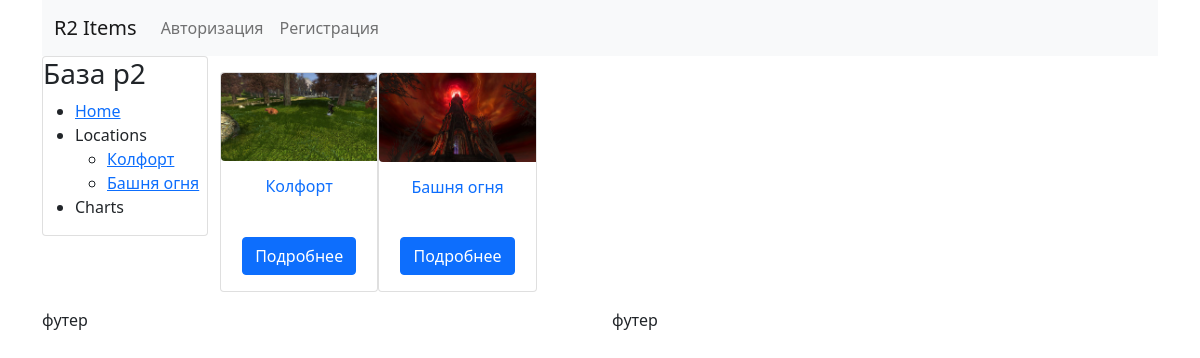
The app's page /, older data.
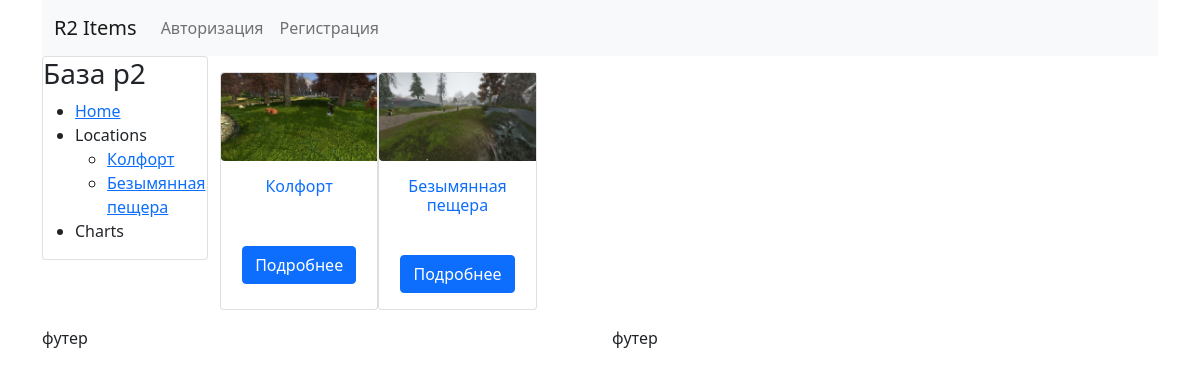
The same page, newer data.
### items/models.py (models this page shows, shortened)
class Location(models.Model):
    title = models.CharField(verbose_name="Название", max_length=150)
    local_img = models.ImageField("Изображение",
                                  upload_to="media/locations",
                                  default=DEFAULT_IMG)
    url = models.SlugField("Ссылка", max_length=250, unique=True)
    class Meta:
        verbose_name = "Локация"
        verbose_name_plural = "Локации"

### items/views.py (the view)
# urls.py: path('', views.LocationsView.as_view(), name="locations"),
class LocationsView(views.View):
    def get(self, request, *args, **kwargs):
        locations = Location.objects.all()
        monsters = Monster.objects.all()
        context = {'locations': locations, 'monsters': monsters}
        return render(request, 'items/index.html', context)

### items/templates/items/index.html
{% extends 'base.html' %}
{% load static %}
{% block content %}
    <div class="col-md-12">
        <div class="row">
            {% for location in locations %}
  <div class="card col-md-2 p-0 mb-3 mt-3">
            <img src="{{ location.local_img.url }}" alt="image" class="img-fluid rounded-start" />
            <div class="card-body text-center">
                <h6 class="card-title"> <a href="location/{{ location.url }}" class="text-decoration-none">
                {{location.title}}  </a></h5>
            </div>
            <div class="card-body text-center">
            <a href="/location/{{ location.url }}" class="btn btn-primary">Подробнее</a>
           </div>
        </div>
    {% endfor %}
    </div>
</div>
{% endblock content %}

### items/templates/base.html (shortened to what this page needs)
{% load static %}
<!DOCTYPE html>
<html>
<head>
<link href="https://cdn.jsdelivr.net/npm/bootstrap@5.0.2/dist/css/bootstrap.min.css" rel="stylesheet">
</head>
<body>
    <div class="container">
        {% include 'include/header.html' %}
        <div class="row">
            <div class="col-sm-2">
                {% include 'include/left_side.html' %}
            </div>
            <div class="col-sm-10">
                {% block content %}
                {% endblock content %}
            </div>
          </div>
          {% include 'include/footer.html' %}
        </div>
</body>
</html>

### items/templates/include/header.html (shortened to what this page needs)
<nav class="navbar navbar-expand-lg navbar-light bg-light">
    <div class="container-fluid">
      <a class="navbar-brand" href="/admin">R2 Items</a>
      <div class="collapse navbar-collapse" id="navbarSupportedContent">
        <ul class="navbar-nav me-auto mb-2 mb-lg-0">
            {% if user.is.authenticated %}cccc
                {{ user.name }}
                <li class="nav-item">
                    <a class="nav-link active" aria-current="page" href="/create/">Главная</a>
                </li>
                <form action="{% url 'logoutuser' %}" method="POST">
                    {% csrf_token %}
                   <button type="submit"> Выйти </button>
                </form>
          {% else %}
            <li class="nav-item">
                <a class="nav-link" href="/login/"> Авторизация</a>
            </li>
                <a class="nav-link" href="/signup/"> Регистрация</a>
            {% endif %}
        </ul>
      </div>
    </div>
  </nav>

### items/templates/include/left_side.html (shortened to what this page needs)
<div class="card">
    <div class="header">
      <h3>База р2 </h3>
    </div>
    <div class="body">
      <ul>
        <li><a href="/"> Home</a></li>
        <li> Locations
          <ul>
              {% for location in locations %}
            <li><a href="/location/{{ location.url }}/">  {{ location.title }}</a></li>
            {% endfor %}
          </ul>
        </li>
        <li> Charts</li>
      </ul>
    </div>
  </div>

### items/templates/include/footer.html
<div class="row">
    <div class="col-6">футер</div>
    <div class="col-6">футер</div>
  </div>

Row changes from the older to the newer data that the page shows:
removed Location: title "Башня огня", local_img (picture)
added Location: title "Безымянная пещера", local_img (picture)
